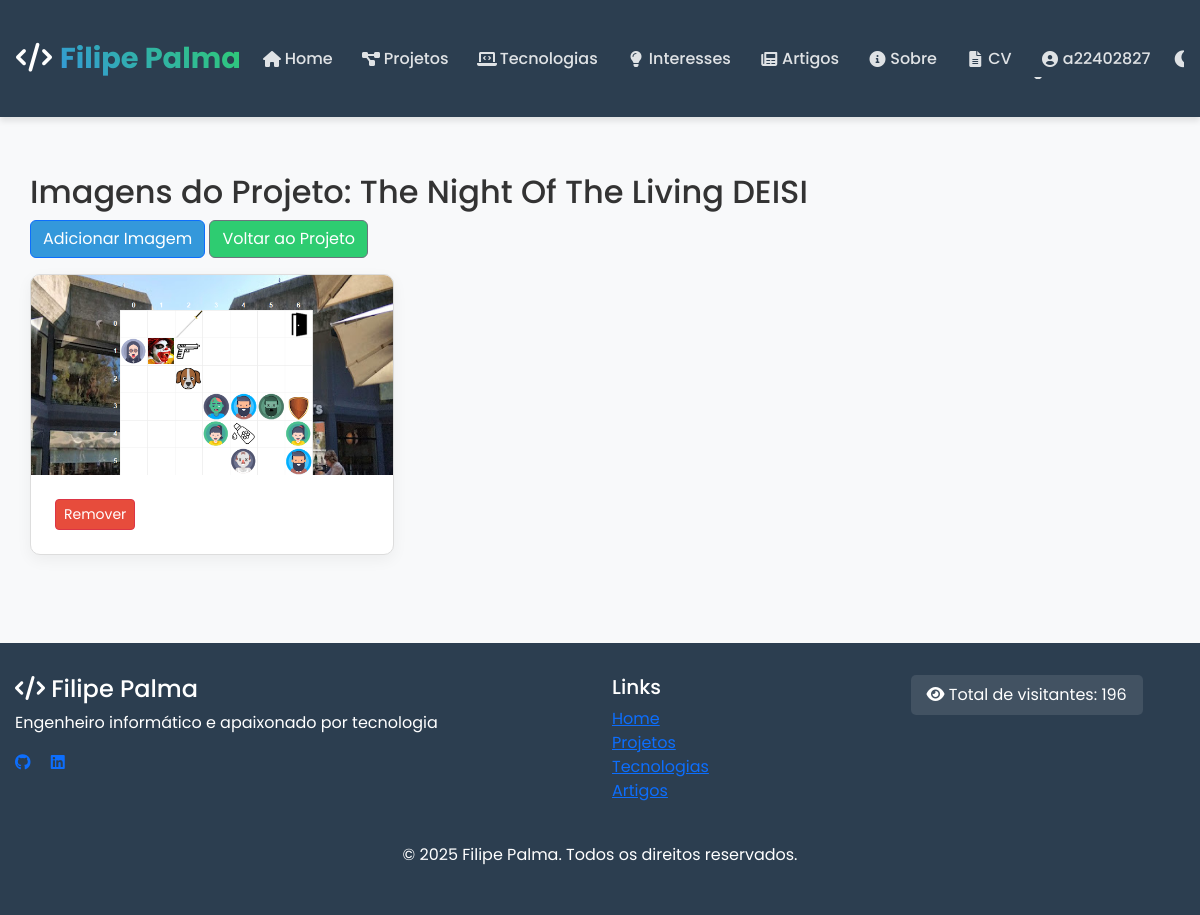
The page /portfolio/projetos/1/imagens/ (signed in) on the database its author committed.
### portfolio/models.py (models this page shows, shortened)
class Projeto(models.Model):
    titulo = models.CharField(max_length=200)
    descricao = models.TextField()
    github = models.URLField()
    video_demo = models.URLField(blank=True)
    disciplina = models.ForeignKey(Disciplina, on_delete=models.CASCADE)
    tecnologias = models.ManyToManyField(Tecnologia)
    conceito = models.TextField()  # conceitos aplicados
    desafios = models.TextField()  # desafios técnicos

class ImagemProjeto(models.Model):
    projeto = models.ForeignKey(Projeto, on_delete=models.CASCADE, related_name='imagens')
    imagem = models.ImageField(upload_to='projetos/')

### portfolio/views.py (the view)
# urls.py: path('projetos/<int:projeto_id>/imagens/', views.imagens_projeto_view, name='imagens_projeto'),
@login_required
@user_passes_test(is_gestor)
def imagens_projeto_view(request, projeto_id):
    projeto = get_object_or_404(Projeto, pk=projeto_id)
    imagens = ImagemProjeto.objects.filter(projeto=projeto)
    return render(request, "portfolio/imagens_projeto.html", {"projeto": projeto, "imagens": imagens})

### portfolio/context_processors.py (called while the page is built)
def visitor_count(request):
    return {
        'visitor_count': Visitor.get_total_count()
    }

### portfolio/models.py (called while the page is built)
    @classmethod
    def get_total_count(cls):
        return cls.objects.count()

    @classmethod
    def get_or_create_visitor(cls, session_key):
        visitor, created = cls.objects.get_or_create(session_key=session_key)
        return visitor

### portfolio/views.py (called while the page is built)
def is_gestor(user):
    return user.is_superuser or user.groups.filter(name='Gestores').exists()

### portfolio/templates/portfolio/imagens_projeto.html (shortened to what this page needs)
{% extends 'portfolio/base.html' %}
{% block content %}
<div class="container mt-4">
    <h2>Imagens do Projeto: {{ projeto.titulo }}</h2>
    <div class="mb-3">
        <a href="{% url 'portfolio:criar_imagem_projeto' projeto.id %}" class="btn btn-primary">Adicionar Imagem</a>
        <a href="{% url 'portfolio:editar_projeto' projeto.id %}" class="btn btn-secondary">Voltar ao Projeto</a>
    </div>
    <div class="row">
        {% for imagem in imagens %}
        <div class="col-md-4 mb-4">
            <div class="card">
                <img src="{{ imagem.imagem.url }}" class="card-img-top" alt="Imagem do Projeto">
                <div class="card-body">
                    <a href="{% url 'portfolio:apagar_imagem_projeto' imagem.id %}" class="btn btn-danger btn-sm">Remover</a>
                </div>
            </div>
        </div>
        {% empty %}
        <div class="col-12">
            <p class="text-center">Nenhuma imagem cadastrada para este projeto.</p>
        </div>
        {% endfor %}
    </div>
</div>
{% endblock %}

### portfolio/templates/portfolio/base.html (shortened to what this page needs)
<!DOCTYPE html>
<html lang="pt">
<head>
  <link href="https://cdn.jsdelivr.net/npm/bootstrap@5.3.0/dist/css/bootstrap.min.css" rel="stylesheet">
  <link rel="stylesheet" href="https://cdnjs.cloudflare.com/ajax/libs/font-awesome/6.0.0/css/all.min.css">
  <link href="https://cdn.jsdelivr.net/npm/aos@2.3.4/dist/aos.css" rel="stylesheet">
  <link href="/static/portfolio/css/style.css" rel="stylesheet">
  <link href="/static/portfolio/css/navbar-fix.css" rel="stylesheet">
  <link href="/static/portfolio/css/landscape-fix.css" rel="stylesheet">
  <link href="/static/portfolio/css/menu-spacing-fix.css" rel="stylesheet">
</head>
<body>
  <header>
    <nav class="navbar navbar-expand-lg navbar-dark px-2">
      <div class="container px-2">
        <a class="navbar-brand" href="{% url 'portfolio:index' %}">
          <i class="fas fa-code"></i><span>Filipe Palma</span>
        </a>
        <div class="collapse navbar-collapse" id="navbarNav">
          <div class="d-flex flex-column flex-lg-row justify-content-between w-100 align-items-lg-center">
            <ul class="navbar-nav">
              <li class="nav-item">
                <a class="nav-link" href="{% url 'portfolio:index' %}"><i class="fas fa-home"></i><span>Home</span></a>
              </li>
              <li class="nav-item">
                <a class="nav-link" href="{% url 'portfolio:projetos' %}"><i class="fas fa-project-diagram"></i><span>Projetos</span></a>
              </li>
              <li class="nav-item">
                <a class="nav-link" href="{% url 'portfolio:tecnologias' %}"><i class="fas fa-laptop-code"></i><span>Tecnologias</span></a>
              </li>
              <li class="nav-item">
                <a class="nav-link" href="{% url 'portfolio:areainteresse' %}"><i class="fas fa-lightbulb"></i><span>Interesses</span></a>
              </li>
              <li class="nav-item">
                <a class="nav-link" href="{% url 'artigos:artigo-list' %}"><i class="fas fa-newspaper"></i><span>Artigos</span></a>
              </li>
              <li class="nav-item">
                <a class="nav-link" href="{% url 'portfolio:apresentacao' %}"><i class="fas fa-info-circle"></i><span>Sobre</span></a>
              </li>
              <li class="nav-item">
                <a class="nav-link" href="{% url 'portfolio:cv' %}"><i class="fas fa-file-alt"></i><span>CV</span></a>
              </li>
            </ul>
            <ul class="navbar-nav mt-3 mt-lg-0 flex-nowrap">
              {% if user.is_authenticated %}
                <li class="nav-item dropdown">
                  <a class="nav-link dropdown-toggle text-truncate" href="#" id="userDropdown" role="button" data-bs-toggle="dropdown" aria-expanded="false">
                    <i class="fas fa-user-circle"></i><span>{{ user.username }}</span>
                  </a>
                </li>
              {% endif %}
              <li class="nav-item d-flex align-items-center">
                <button id="theme-toggle" class="theme-toggle" title="Alternar tema">
                  <i id="theme-toggle-icon" class="fas fa-moon"></i>
                </button>
              </li>
            </ul>
          </div>
        </div>
      </div>
    </nav>
  </header>
  <main>
    <div class="container">
      {% block content %}{% endblock %}
    </div>
  </main>
  <footer>
    <div class="container">
      <div class="row">
        <div class="col-md-6">
          <h4><i class="fas fa-code"></i> Filipe Palma</h4>
          <p>Engenheiro informático e apaixonado por tecnologia</p>
          <div class="social-icons mt-3">
            <a href="https://github.com/filipe-palma" class="me-3"><i class="fab fa-github"></i></a>
            <a href="https://www.linkedin.com/in/filipe-palma/" class="me-3"><i class="fab fa-linkedin"></i></a>
          </div>
        </div>
        <div class="col-md-3">
          <h5>Links</h5>
          <ul class="list-unstyled">
            <li><a href="{% url 'portfolio:index' %}">Home</a></li>
            <li><a href="{% url 'portfolio:projetos' %}">Projetos</a></li>
            <li><a href="{% url 'portfolio:tecnologias' %}">Tecnologias</a></li>
            <li><a href="{% url 'artigos:artigo-list' %}">Artigos</a></li>
          </ul>
        </div>
        <div class="col-md-3">
          <div class="visitor-counter">
            <i class="fas fa-eye"></i> <span>Total de visitantes: {{ visitor_count }}</span>
          </div>
        </div>
      </div>
      <div class="row mt-4">
        <div class="col-12 text-center">
          <p>&copy; 2025 Filipe Palma. Todos os direitos reservados.</p>
        </div>
      </div>
    </div>
  </footer>
</body>
</html>

### static/portfolio/css/style.css (style rules this page uses)
:root { --primary-color: #3498db; --secondary-color: #2ecc71; --bg-color: #f8f9fa; --text-color: #333; --card-bg: #fff; --header-bg: #2c3e50; --footer-bg: #2c3e50; --border-color: #ddd; --hover-color: #e9ecef; --error-color: #dc3545; }
html, body { overflow-x: hidden; width: 100%; max-width: 100%; }
body { font-family: 'Poppins', sans-serif; background-color: var(--bg-color); color: var(--text-color); transition: all 0.3s ease-in-out; min-height: 100vh; display: flex; flex-direction: column; margin: 0; padding: 0; }
header { background-color: var(--header-bg); color: #fff; padding: 1.5rem 0; box-shadow: 0 4px 6px rgba(0, 0, 0, 0.1); }
.navbar { padding: 0.5rem 1rem; }
.navbar-brand { font-weight: 700; font-size: 1.8rem; color: #fff !important; display: flex; align-items: center; }
.navbar-brand span { background: linear-gradient(45deg, var(--primary-color), var(--secondary-color)); -webkit-background-clip: text; background-clip: text; color: transparent; margin-left: 0.5rem; }
.nav-link { color: rgba(255, 255, 255, 0.9) !important; font-weight: 500; margin: 0 0.5rem; position: relative; transition: color 0.3s; }
.nav-link::after { content: ''; position: absolute; width: 0; height: 2px; bottom: -2px; left: 0; background: linear-gradient(to right, var(--primary-color), var(--secondary-color)); transition: width 0.3s ease; z-index: 1; }
main { flex: 1; padding: 2rem 0; }
footer { background-color: var(--footer-bg); color: #fff; padding: 2rem 0; margin-top: auto; }
.theme-toggle { background: none; border: none; color: #fff; cursor: pointer; font-size: 1.2rem; padding: 0.5rem; margin-left: 1rem; }
.card { background-color: var(--card-bg); border-radius: 10px; border: 1px solid var(--border-color); overflow: hidden; transition: all 0.3s ease; margin-bottom: 2rem; box-shadow: 0 5px 15px rgba(0, 0, 0, 0.05); }
.card-img-top { width: 100%; height: 200px; object-fit: cover; }
.card-body { padding: 1.5rem; }
.btn-primary { background-color: var(--primary-color); color: white; }
.btn-secondary { background-color: var(--secondary-color); color: white; }
.btn-danger { background-color: #e74c3c; color: white; }
.visitor-counter { background-color: rgba(255, 255, 255, 0.1); padding: 0.5rem 1rem; border-radius: 5px; display: inline-block; }
.btn { position: relative; overflow: hidden; z-index: 1; }
.btn::before { content: ''; position: absolute; top: 0; left: -100%; width: 100%; height: 100%; background: rgba(255, 255, 255, 0.2); transition: left 0.3s ease; z-index: -1; }

### static/portfolio/css/navbar-fix.css (style rules this page uses)
.navbar-nav .nav-item .nav-link { display: flex; align-items: center; padding: 0.5rem 1rem; transition: all 0.3s ease; position: relative; overflow: hidden; }
.navbar-nav .nav-item .nav-link i { margin-right: 0; width: 1.25rem; text-align: center; font-size: 1rem; display: inline-flex; align-items: center; justify-content: center; }
.navbar-nav .nav-item .nav-link span { margin-left: 0.5rem; }
.navbar-dark .navbar-nav .nav-link { color: rgba(255, 255, 255, 0.85) !important; }
.navbar .container { width: 100%; max-width: 100%; padding-right: 15px; padding-left: 15px; margin-right: auto; margin-left: auto; }
@media (min-width: 576px) { .navbar .container { max-width: 540px; } }
@media (min-width: 768px) { .navbar .container { max-width: 720px; } }
@media (min-width: 992px) { .navbar .container { max-width: 960px; } }
@media (min-width: 1200px) { .navbar .container { max-width: 1140px; } }
.theme-toggle { background: transparent; border: none; color: rgba(255, 255, 255, 0.85); cursor: pointer; width: 2rem; height: 2rem; display: flex; align-items: center; justify-content: center; border-radius: 50%; transition: all 0.3s ease; padding: 0; margin-left: 0.5rem; }
.navbar, .container { max-width: 100vw !important; box-sizing: border-box; overflow-x: hidden; }
body { position: relative; width: 100%; max-width: 100vw; }
.container, .container-fluid { padding-left: 15px; padding-right: 15px; width: 100%; max-width: 100vw; }
@media (min-width: 992px) { .navbar-collapse .d-flex { flex-wrap: nowrap !important; } }
@media (min-width: 992px) { .navbar .container { padding-left: 0.5rem; padding-right: 0.5rem; } }
@media (min-width: 992px) { .navbar-nav .nav-item .nav-link { padding: 0.5rem 0.4rem; font-size: 0.95rem; } }
@media (min-width: 992px) { .navbar-nav .dropdown-toggle span { max-width: 100px; display: inline-block; white-space: nowrap; overflow: hidden; text-overflow: ellipsis; } }
@media (min-width: 992px) { .theme-toggle { margin-left: 0.25rem; padding: 0.25rem; } }

### rows shown on the page
Projeto: titulo "The Night Of The Living DEISI"
ImagemProjeto: imagem (picture)

### other values the page prints
{{ user.username }} "a22402827"
{{ visitor_count }} "196"
